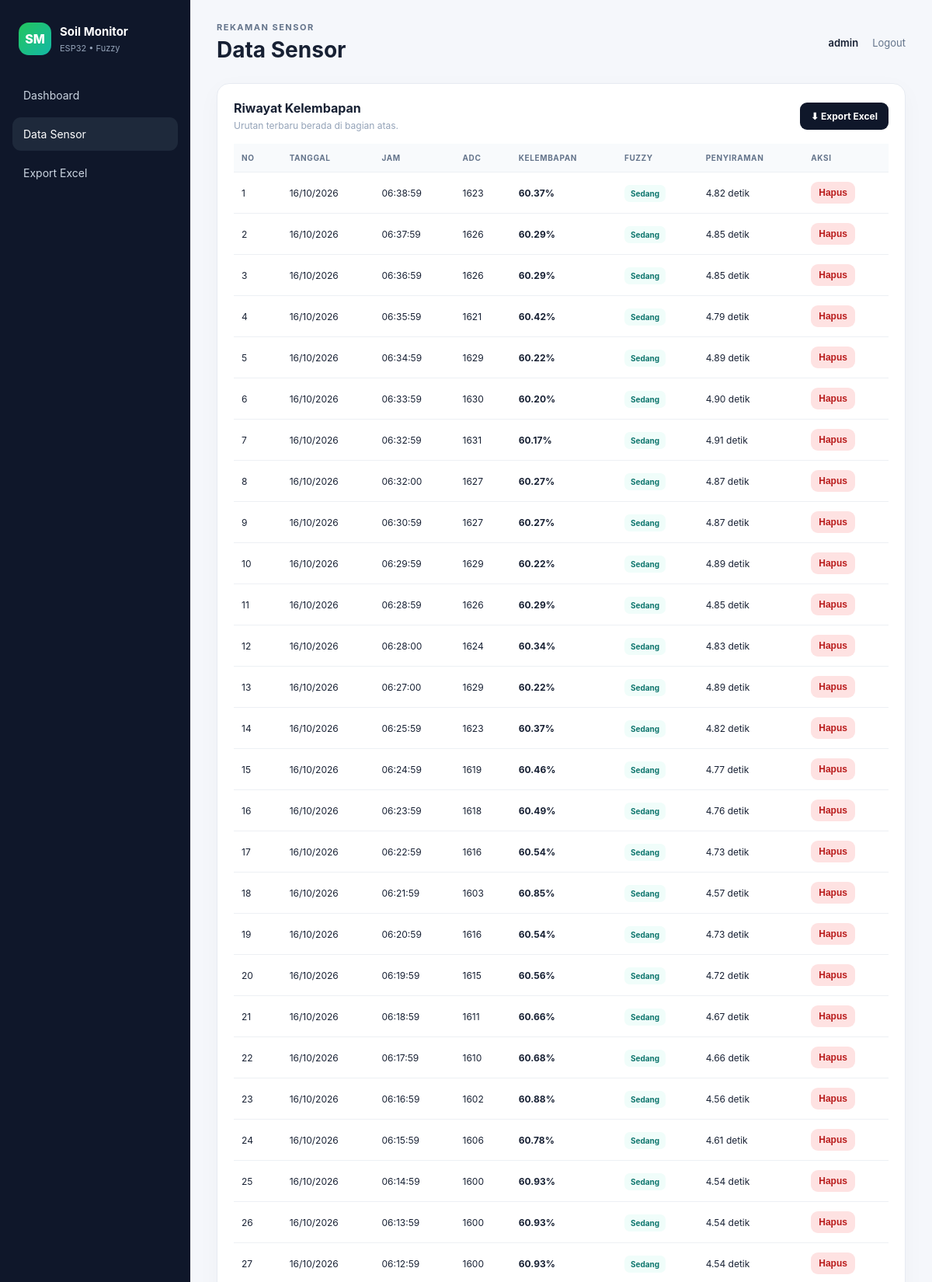
The app's page /data.php (signed in, upper part) with its own data.
### tables this page shows
CREATE TABLE IF NOT EXISTS `sensor_readings` (
  `id` bigint unsigned NOT NULL AUTO_INCREMENT,
  `device_id` int unsigned NOT NULL,
  `moisture_percent` decimal(5,2) NOT NULL,
  `adc_value` int NOT NULL,
  `fuzzy_status` varchar(30) NOT NULL,
  `watering_seconds` decimal(6,2) NOT NULL DEFAULT '0.00',
  `created_at` datetime NOT NULL DEFAULT CURRENT_TIMESTAMP,
  PRIMARY KEY (`id`),
  KEY `idx_reading_created_at` (`created_at`),
  KEY `idx_reading_device` (`device_id`),
  CONSTRAINT `fk_reading_device` FOREIGN KEY (`device_id`) REFERENCES `devices` (`id`) ON DELETE CASCADE
);

### config/auth.php (called while the page is built, shortened)
<?php
function current_user(): string {
    return $_SESSION['username'] ?? 'User';
}

### data.php (the view, shortened to what this page needs)
<?php
require_once __DIR__ . '/config/database.php';
require_once __DIR__ . '/config/auth.php';
$rows = $pdo->query("SELECT r.*, DATE_FORMAT(r.created_at,'%d/%m/%Y') date, DATE_FORMAT(r.created_at,'%H:%i:%s') time
                     FROM sensor_readings r ORDER BY r.created_at DESC, r.id DESC LIMIT 500")->fetchAll();
?>
<!doctype html>
<html lang="id">
<head><meta charset="utf-8"><meta name="viewport" content="width=device-width,initial-scale=1">
<title>Data Sensor — Soil Monitor</title><link rel="stylesheet" href="assets/style.css"></head>
<body>
<div class="app">
<aside class="sidebar">
<div class="logo"><span>SM</span><div><b>Soil Monitor</b><small>ESP32 • Fuzzy</small></div></div>
<nav><a href="index.php">Dashboard</a><a class="active" href="data.php">Data Sensor</a><a href="export.php">Export Excel</a></nav>
</aside>
<main class="main">
<header class="topbar"><div><div class="eyebrow">REKAMAN SENSOR</div><h1>Data Sensor</h1></div>
<div class="userbox"><span><?=htmlspecialchars(current_user())?></span><a href="logout.php">Logout</a></div></header>
<section class="card table-card">
<div class="card-head"><div><h2>Riwayat Kelembapan</h2><p>Urutan terbaru berada di bagian atas.</p></div>
<a class="btn primary" href="export.php">⬇ Export Excel</a></div>
<div class="table-wrap"><table><thead><tr><th>No</th><th>Tanggal</th><th>Jam</th><th>ADC</th><th>Kelembapan</th><th>Fuzzy</th><th>Penyiraman</th><th>Aksi</th></tr></thead>
<tbody>
<?php foreach($rows as $i=>$r): ?>
<tr id="row-<?=$r['id']?>">
<td><?=$i+1?></td><td><?=htmlspecialchars($r['date'])?></td><td><?=htmlspecialchars($r['time'])?></td>
<td><?=$r['adc_value']?></td><td><b><?=$r['moisture_percent']?>%</b></td>
<td><span class="tag"><?=htmlspecialchars($r['fuzzy_status'])?></span></td><td><?=$r['watering_seconds']?> detik</td>
<td><button class="btn danger small" onclick="hapus(<?=$r['id']?>)">Hapus</button></td>
</tr>
<?php endforeach; ?>
</tbody></table></div></section>
</main></div>
</body></html>

### assets/style.css (style rules this page uses)
* { box-sizing:border-box }
body { margin:0;font-family:Inter,Segoe UI,Arial,sans-serif;background:#f5f7fb;color:#172033 }
a { text-decoration:none;color:inherit }
.app { display:flex;min-height:100vh }
.sidebar { width:245px;background:#0f172a;color:#cbd5e1;padding:24px 16px;display:flex;flex-direction:column;position:fixed;inset:0 auto 0 0 }
.logo { display:flex;gap:11px;align-items:center;padding:5px 8px 30px }
.logo>span,.brand-mark { display:grid;place-items:center;width:42px;height:42px;border-radius:13px;background:linear-gradient(135deg,#22c55e,#14b8a6);color:white;font-weight:800 }
.logo b { display:block;color:#fff;font-size:15px }
.logo small { font-size:11px;color:#94a3b8 }
.sidebar nav { display:grid;gap:7px }
.sidebar nav a { padding:13px 14px;border-radius:11px;font-size:14px }
.sidebar nav a:hover,.sidebar nav a.active { background:#1e293b;color:#fff }
.main { margin-left:245px;width:calc(100% - 245px);padding:28px 34px }
.topbar { display:flex;justify-content:space-between;align-items:center;margin-bottom:26px }
.eyebrow { font-size:11px;letter-spacing:1.5px;color:#64748b;font-weight:700 }
.topbar h1 { margin:5px 0 0;font-size:28px }
.userbox { display:flex;align-items:center;gap:18px;font-size:13px }
.userbox span { font-weight:600 }
.userbox a { color:#64748b }
.card { background:#fff;border:1px solid #e7ebf2;border-radius:16px;box-shadow:0 8px 30px #17203308 }
.chart-card,.current-card,.table-card { padding:21px }
.card-head { display:flex;justify-content:space-between;align-items:center;margin-bottom:16px }
.card-head h2 { font-size:16px;margin:0 }
.card-head p { font-size:12px;color:#94a3b8;margin:5px 0 0 }
.table-wrap { overflow:auto }
table { width:100%;border-collapse:collapse;min-width:750px }
th,td { text-align:left;padding:12px 10px;border-bottom:1px solid #edf0f4;font-size:12px }
th { font-size:10px;color:#64748b;text-transform:uppercase;letter-spacing:.6px;background:#f8fafc }
.tag { padding:5px 8px;border-radius:7px;background:#f0fdfa;color:#0f766e;font-size:10px;font-weight:700 }
.btn { border:0;border-radius:9px;padding:10px 14px;font-size:12px;font-weight:700;cursor:pointer;display:inline-block }
.btn.primary { background:#0f172a;color:#fff }
.btn.danger { background:#fee2e2;color:#b91c1c }
.btn.small { padding:7px 10px }
.danger { background:#fef2f2;color:#b91c1c }

### records on screen
sensor_readings: date "16/10/2026", time "06:38:59", adc_value "1623", moisture_percent "60.37", fuzzy_status "Sedang", watering_seconds "4.82"
sensor_readings: date "16/10/2026", time "06:37:59", adc_value "1626", moisture_percent "60.29", fuzzy_status "Sedang", watering_seconds "4.85"
sensor_readings: date "16/10/2026", time "06:36:59", adc_value "1626", moisture_percent "60.29", fuzzy_status "Sedang", watering_seconds "4.85"
sensor_readings: date "16/10/2026", time "06:35:59", adc_value "1621", moisture_percent "60.42", fuzzy_status "Sedang", watering_seconds "4.79"
sensor_readings: date "16/10/2026", time "06:34:59", adc_value "1629", moisture_percent "60.22", fuzzy_status "Sedang", watering_seconds "4.89"
sensor_readings: date "16/10/2026", time "06:33:59", adc_value "1630", moisture_percent "60.20", fuzzy_status "Sedang", watering_seconds "4.90"
sensor_readings: date "16/10/2026", time "06:32:59", adc_value "1631", moisture_percent "60.17", fuzzy_status "Sedang", watering_seconds "4.91"
sensor_readings: date "16/10/2026", time "06:32:00", adc_value "1627", moisture_percent "60.27", fuzzy_status "Sedang", watering_seconds "4.87"
sensor_readings: date "16/10/2026", time "06:30:59", adc_value "1627", moisture_percent "60.27", fuzzy_status "Sedang", watering_seconds "4.87"
sensor_readings: date "16/10/2026", time "06:29:59", adc_value "1629", moisture_percent "60.22", fuzzy_status "Sedang", watering_seconds "4.89"
sensor_readings: date "16/10/2026", time "06:28:59", adc_value "1626", moisture_percent "60.29", fuzzy_status "Sedang", watering_seconds "4.85"
sensor_readings: date "16/10/2026", time "06:28:00", adc_value "1624", moisture_percent "60.34", fuzzy_status "Sedang", watering_seconds "4.83"
sensor_readings: date "16/10/2026", time "06:27:00", adc_value "1629", moisture_percent "60.22", fuzzy_status "Sedang", watering_seconds "4.89"
sensor_readings: date "16/10/2026", time "06:25:59", adc_value "1623", moisture_percent "60.37", fuzzy_status "Sedang", watering_seconds "4.82"
sensor_readings: date "16/10/2026", time "06:24:59", adc_value "1619", moisture_percent "60.46", fuzzy_status "Sedang", watering_seconds "4.77"
sensor_readings: date "16/10/2026", time "06:23:59", adc_value "1618", moisture_percent "60.49", fuzzy_status "Sedang", watering_seconds "4.76"
sensor_readings: date "16/10/2026", time "06:22:59", adc_value "1616", moisture_percent "60.54", fuzzy_status "Sedang", watering_seconds "4.73"
sensor_readings: date "16/10/2026", time "06:21:59", adc_value "1603", moisture_percent "60.85", fuzzy_status "Sedang", watering_seconds "4.57"
sensor_readings: date "16/10/2026", time "06:20:59", adc_value "1616", moisture_percent "60.54", fuzzy_status "Sedang", watering_seconds "4.73"
sensor_readings: date "16/10/2026", time "06:19:59", adc_value "1615", moisture_percent "60.56", fuzzy_status "Sedang", watering_seconds "4.72"
sensor_readings: date "16/10/2026", time "06:18:59", adc_value "1611", moisture_percent "60.66", fuzzy_status "Sedang", watering_seconds "4.67"
sensor_readings: date "16/10/2026", time "06:17:59", adc_value "1610", moisture_percent "60.68", fuzzy_status "Sedang", watering_seconds "4.66"
sensor_readings: date "16/10/2026", time "06:16:59", adc_value "1602", moisture_percent "60.88", fuzzy_status "Sedang", watering_seconds "4.56"
sensor_readings: date "16/10/2026", time "06:15:59", adc_value "1606", moisture_percent "60.78", fuzzy_status "Sedang", watering_seconds "4.61"
sensor_readings: date "16/10/2026", time "06:14:59", adc_value "1600", moisture_percent "60.93", fuzzy_status "Sedang", watering_seconds "4.54"
sensor_readings: date "16/10/2026", time "06:13:59", adc_value "1600", moisture_percent "60.93", fuzzy_status "Sedang", watering_seconds "4.54"
sensor_readings: date "16/10/2026", time "06:12:59", adc_value "1600", moisture_percent "60.93", fuzzy_status "Sedang", watering_seconds "4.54"

### other values on screen
current_user() "admin"
